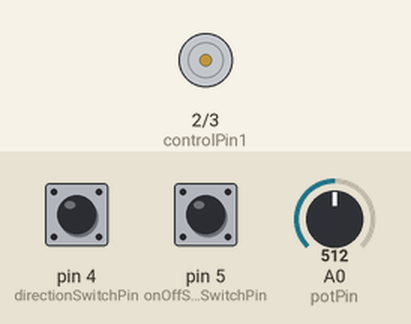
Simulated run of this sketch. Board: Arduino Uno, built with avr-gcc and run on an emulated ATmega328P. Parts: motor-driver pin pairs drawn as motors (green arrow = first pin HIGH = forward, orange = second pin HIGH = backward, longer = more drive, scaled by the enable pin). The test bench sets the inputs (shaded band); at power-on: pin 4 (directionSwitchPin) LOW, pin 5 (onOffSwitchStateSwitchPin) LOW, A0 (potPin) = 512.

Above: at 1.2 s.
1.3 s: pin 4 (directionSwitchPin) pulled HIGH for 0.15 s
2.9 s: pin 5 (onOffSwitchStateSwitchPin) pulled HIGH for 0.15 s
At 3.3 s:
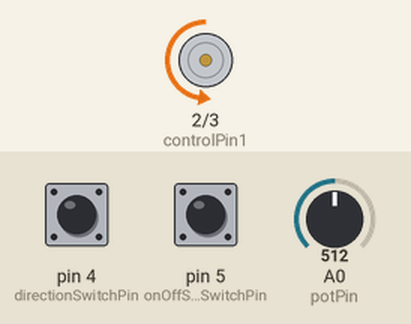
4.5 s: A0 (potPin) set to 716
At 5.7 s:
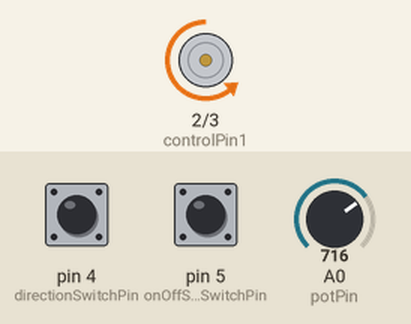
6.0 s: A0 (potPin) set to 900
At 6.8 s:
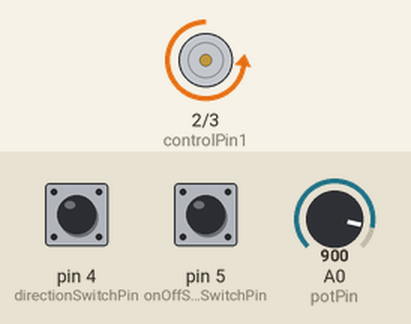
7.5 s: pin 4 (directionSwitchPin) pulled HIGH for 1 s
At 7.9 s:
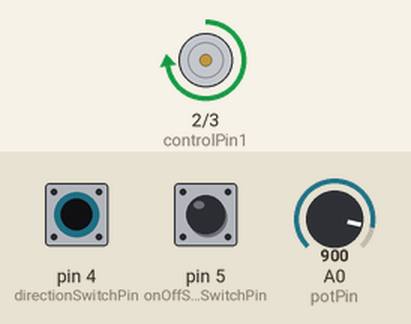
10.0 s: A0 (potPin) set to 511
At 11.1 s:
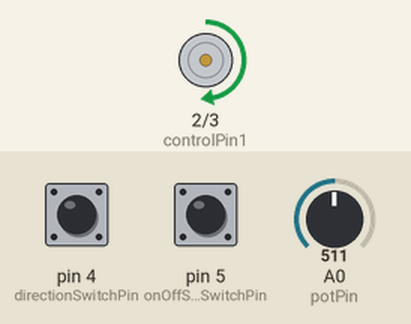
Timing chart, 0 to 12.5 s (numbered marks = the images above; inputs shaded):
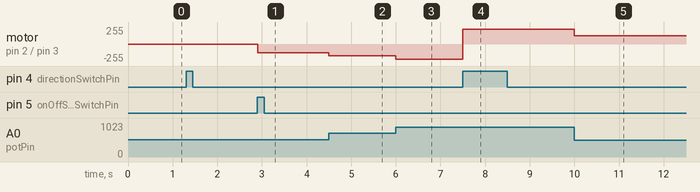

The sketch:

10____.ino
```cpp
const int controlPin1 = 2;
const int controlPin2 = 3;
const int enablePin = 9;
const int directionSwitchPin = 4;
const int onOffSwitchStateSwitchPin = 5;
const int potPin = A0;

int onOffSwitchState = 0;
int previousOnOffSwitchState = 0;
int directionSwitchState;
int previousDirectionSwitchState = 0;

int motorEnable = 0;
int motorSpeed = 0;
int motorDirection = 1;

void setup() {
  pinMode(directionSwitchPin, INPUT);
  pinMode(onOffSwitchStateSwitchPin, INPUT);
  pinMode(controlPin1, OUTPUT);
  pinMode(controlPin2, OUTPUT);
  pinMode(enablePin, OUTPUT);
  digitalWrite(enablePin, LOW);
}

void loop() {
  onOffSwitchState = digitalRead(onOffSwitchStateSwitchPin);
  delay(1);
  directionSwitchState = digitalRead(directionSwitchPin);
  motorSpeed = analogRead(potPin) / 4;

  if (onOffSwitchState != previousOnOffSwitchState && onOffSwitchState == HIGH){
    motorEnable = !motorEnable;
  }
  if (directionSwitchState != previousDirectionSwitchState && directionSwitchState == HIGH){
    motorDirection = !motorDirection;
  }

  if (motorDirection == 1){
    digitalWrite(controlPin1, HIGH);
    digitalWrite(controlPin2, LOW);
  }
  else{
    digitalWrite(controlPin1, LOW);
    digitalWrite(controlPin2, HIGH);
  }
  if (motorEnable == 1){
    analogWrite(enablePin, motorSpeed);
  }
  else{
    analogWrite(enablePin, 0);
  }

  previousDirectionSwitchState = directionSwitchState;
  previousOnOffSwitchState = onOffSwitchState;
}
```

Measured:
- after the input at 2.9 s, motor on pin 2 (controlPin1) / pin 3 (controlPin2): stopped → backward 128/255 at once
- after the input at 4.5 s, motor on pin 2 (controlPin1) / pin 3 (controlPin2): backward 128/255 → backward 179/255 at once
- after the input at 6.0 s, motor on pin 2 (controlPin1) / pin 3 (controlPin2): backward 179/255 → backward 225/255 at once
- after the input at 7.5 s, motor on pin 2 (controlPin1) / pin 3 (controlPin2): backward 225/255 → forward 225/255 at once
- after the input at 10.0 s, motor on pin 2 (controlPin1) / pin 3 (controlPin2): forward 225/255 → forward 127/255 at once
